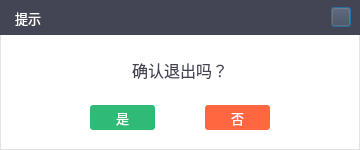
<?xml version="1.0" encoding="UTF-8"?>
<ui version="4.0">
 <class>STConfirmClass</class>
 <widget class="QDialog" name="STConfirmClass">
  <property name="geometry">
   <rect>
    <x>0</x>
    <y>0</y>
    <width>360</width>
    <height>150</height>
   </rect>
  </property>
  <property name="minimumSize">
   <size>
    <width>360</width>
    <height>150</height>
   </size>
  </property>
  <property name="maximumSize">
   <size>
    <width>360</width>
    <height>150</height>
   </size>
  </property>
  <property name="windowTitle">
   <string>STConfirm</string>
  </property>
  <property name="styleSheet">
   <string notr="true">QDialog {background-color: #ffffff;border: 1px solid #e3e3e3;}</string>
  </property>
  <layout class="QVBoxLayout" name="verticalLayout">
   <property name="spacing">
    <number>0</number>
   </property>
   <property name="leftMargin">
    <number>0</number>
   </property>
   <property name="topMargin">
    <number>0</number>
   </property>
   <property name="rightMargin">
    <number>0</number>
   </property>
   <property name="bottomMargin">
    <number>0</number>
   </property>
   <item>
    <widget class="QWidget" name="widTitle" native="true">
     <property name="minimumSize">
      <size>
       <width>0</width>
       <height>35</height>
      </size>
     </property>
     <property name="maximumSize">
      <size>
       <width>16777215</width>
       <height>35</height>
      </size>
     </property>
     <property name="styleSheet">
      <string notr="true">background-color: #434555;</string>
     </property>
     <layout class="QHBoxLayout" name="horizontalLayout_10">
      <property name="spacing">
       <number>0</number>
      </property>
      <property name="leftMargin">
       <number>15</number>
      </property>
      <property name="topMargin">
       <number>0</number>
      </property>
      <property name="rightMargin">
       <number>0</number>
      </property>
      <property name="bottomMargin">
       <number>0</number>
      </property>
      <item>
       <widget class="QLabel" name="label_3">
        <property name="font">
         <font>
          <family>微软雅黑</family>
          <pointsize>10</pointsize>
         </font>
        </property>
        <property name="styleSheet">
         <string notr="true">color: rgb(255, 255, 255);</string>
        </property>
        <property name="text">
         <string>提示</string>
        </property>
       </widget>
      </item>
      <item>
       <spacer name="horizontalSpacer_5">
        <property name="orientation">
         <enum>Qt::Horizontal</enum>
        </property>
        <property name="sizeHint" stdset="0">
         <size>
          <width>448</width>
          <height>20</height>
         </size>
        </property>
       </spacer>
      </item>
      <item>
       <widget class="QWidget" name="widget_17" native="true">
        <layout class="QHBoxLayout" name="horizontalLayout_9">
         <property name="topMargin">
          <number>0</number>
         </property>
         <property name="bottomMargin">
          <number>0</number>
         </property>
         <item>
          <widget class="QPushButton" name="pbClose">
           <property name="minimumSize">
            <size>
             <width>20</width>
             <height>20</height>
            </size>
           </property>
           <property name="maximumSize">
            <size>
             <width>20</width>
             <height>20</height>
            </size>
           </property>
           <property name="styleSheet">
            <string notr="true">
QPushButton{border-image: url(:/SoftTerminal/images/close.png);}

QPushButton:hover:!pressed {
	
	background-color: #ff6741;
}</string>
           </property>
           <property name="text">
            <string/>
           </property>
          </widget>
         </item>
        </layout>
       </widget>
      </item>
     </layout>
    </widget>
   </item>
   <item>
    <widget class="QWidget" name="widget" native="true">
     <layout class="QVBoxLayout" name="verticalLayout_2">
      <property name="topMargin">
       <number>9</number>
      </property>
      <property name="bottomMargin">
       <number>9</number>
      </property>
      <item>
       <widget class="QLabel" name="lblText">
        <property name="minimumSize">
         <size>
          <width>0</width>
          <height>50</height>
         </size>
        </property>
        <property name="maximumSize">
         <size>
          <width>16777215</width>
          <height>50</height>
         </size>
        </property>
        <property name="font">
         <font>
          <family>微软雅黑</family>
          <pointsize>12</pointsize>
         </font>
        </property>
        <property name="styleSheet">
         <string notr="true">color: rgb(67, 69, 85);</string>
        </property>
        <property name="text">
         <string>确认退出吗？</string>
        </property>
        <property name="alignment">
         <set>Qt::AlignCenter</set>
        </property>
       </widget>
      </item>
     </layout>
    </widget>
   </item>
   <item>
    <layout class="QHBoxLayout" name="hblayout">
     <property name="spacing">
      <number>50</number>
     </property>
     <property name="leftMargin">
      <number>10</number>
     </property>
     <property name="topMargin">
      <number>0</number>
     </property>
     <property name="rightMargin">
      <number>10</number>
     </property>
     <property name="bottomMargin">
      <number>20</number>
     </property>
     <item>
      <spacer name="horizontalSpacer_2">
       <property name="orientation">
        <enum>Qt::Horizontal</enum>
       </property>
       <property name="sizeHint" stdset="0">
        <size>
         <width>40</width>
         <height>20</height>
        </size>
       </property>
      </spacer>
     </item>
     <item>
      <widget class="QPushButton" name="pbOK">
       <property name="minimumSize">
        <size>
         <width>65</width>
         <height>25</height>
        </size>
       </property>
       <property name="maximumSize">
        <size>
         <width>65</width>
         <height>25</height>
        </size>
       </property>
       <property name="font">
        <font>
         <family>微软雅黑</family>
         <pointsize>10</pointsize>
        </font>
       </property>
       <property name="styleSheet">
        <string notr="true">

QPushButton {
	border-radius: 3px;
	color: rgb(255, 255, 255);
	background-color: rgb(48, 186, 120);
}
QPushButton:hover:pressed {
	background-color: rgb(48, 186, 120);
}
QPushButton:hover:!pressed {
	
	background-color: rgb(109, 206, 160);
}</string>
       </property>
       <property name="text">
        <string>是</string>
       </property>
      </widget>
     </item>
     <item>
      <widget class="QPushButton" name="pbCancel">
       <property name="minimumSize">
        <size>
         <width>65</width>
         <height>25</height>
        </size>
       </property>
       <property name="maximumSize">
        <size>
         <width>65</width>
         <height>25</height>
        </size>
       </property>
       <property name="font">
        <font>
         <family>微软雅黑</family>
         <pointsize>10</pointsize>
        </font>
       </property>
       <property name="styleSheet">
        <string notr="true">

QPushButton {
	border-radius: 3px;
	color: rgb(255, 255, 255);
	background-color: rgb(255, 103, 65);
}
QPushButton:hover:pressed {
	background-color: rgb(255, 103, 65);
}
QPushButton:hover:!pressed {
	background-color: rgb(255, 133, 103);
}</string>
       </property>
       <property name="text">
        <string>否</string>
       </property>
      </widget>
     </item>
     <item>
      <spacer name="horizontalSpacer">
       <property name="orientation">
        <enum>Qt::Horizontal</enum>
       </property>
       <property name="sizeHint" stdset="0">
        <size>
         <width>40</width>
         <height>20</height>
        </size>
       </property>
      </spacer>
     </item>
    </layout>
   </item>
  </layout>
 </widget>
 <resources>
  <include location="../res/softterminal.qrc"/>
 </resources>
 <connections/>
</ui>
